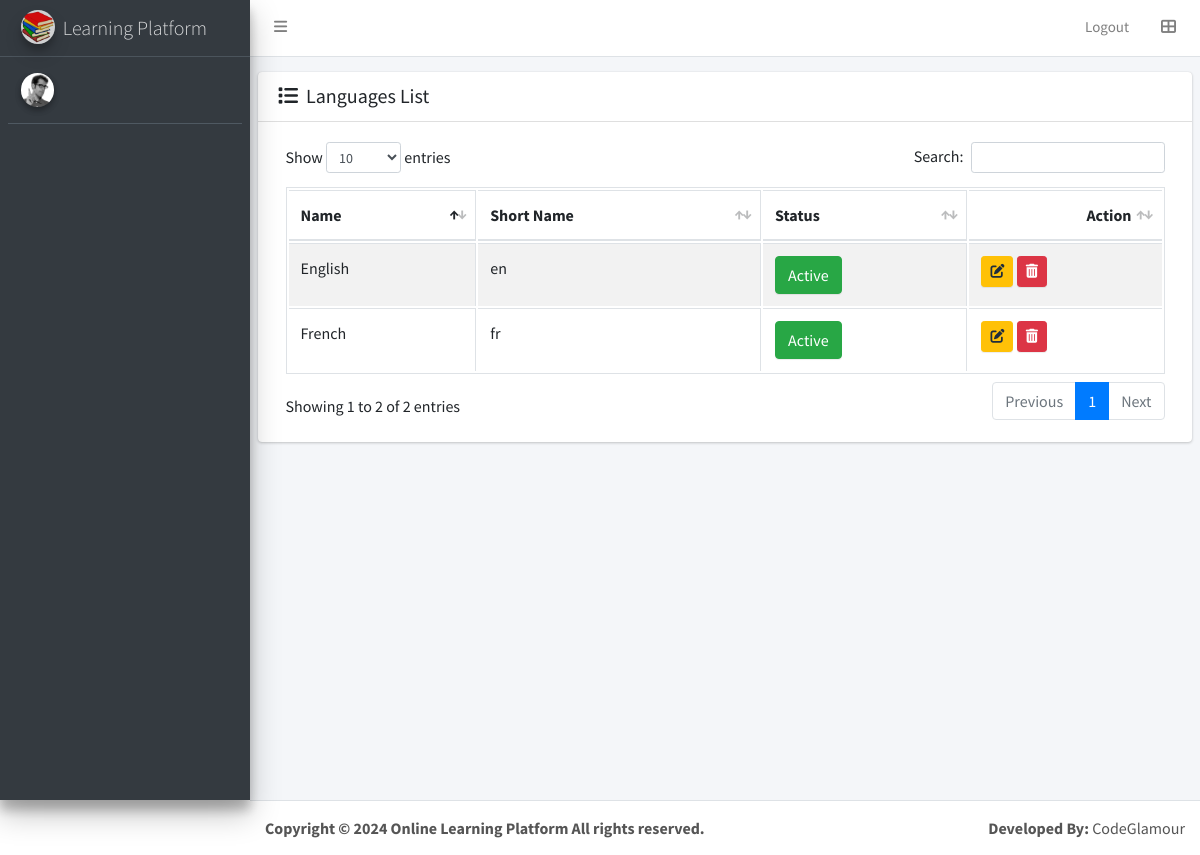
The app's page /index.php/admin/languages with its own data.
### tables this page shows
CREATE TABLE `ci_general_settings` (
  `id` int(11) NOT NULL,
  `favicon` varchar(255) DEFAULT NULL,
  `logo` varchar(255) DEFAULT NULL,
  `application_name` varchar(255) DEFAULT NULL,
  `timezone` varchar(255) DEFAULT NULL,
  `currency` varchar(100) DEFAULT NULL,
  `default_language` int(11) NOT NULL,
  `copyright` tinytext DEFAULT NULL,
  `email_from` varchar(100) NOT NULL,
  `smtp_host` varchar(255) DEFAULT NULL,
  `smtp_port` int(11) DEFAULT NULL,
  `smtp_user` varchar(50) DEFAULT NULL,
  `smtp_pass` varchar(50) DEFAULT NULL,
  `facebook_link` varchar(255) DEFAULT NULL,
  `twitter_link` varchar(255) DEFAULT NULL,
  `google_link` varchar(255) DEFAULT NULL,
  `youtube_link` varchar(255) DEFAULT NULL,
  `linkedin_link` varchar(255) DEFAULT NULL,
  `instagram_link` varchar(255) DEFAULT NULL,
  `recaptcha_secret_key` varchar(255) DEFAULT NULL,
  `recaptcha_site_key` varchar(255) DEFAULT NULL,
  `recaptcha_lang` varchar(50) DEFAULT NULL,
  `created_date` datetime DEFAULT NULL,
  `updated_date` datetime DEFAULT NULL
);

CREATE TABLE `ci_language` (
  `id` int(11) NOT NULL,
  `name` varchar(225) NOT NULL,
  `short_name` varchar(15) NOT NULL,
  `status` int(11) NOT NULL DEFAULT 1,
  `created_at` datetime DEFAULT NULL
);

### application/controllers/admin/Languages.php (called while the page is built, shortened)
<?php defined('BASEPATH') OR exit('No direct script access allowed');
class Languages extends MY_Controller {
	public function __construct()
	{
		parent::__construct();
		$this->load->model('admin/languages_model', 'languages_model');
	}
	public function index()
	{
		$data['all_languages'] = $this->languages_model->get_all_languages();
		$this->load->view('admin/includes/_header', $data);
		$this->load->view('admin/language/language_list', $data);
		$this->load->view('admin/includes/_footer', $data);
	}
}
?>

### index.php (called while the page is built, shortened)
<?php
require_once BASEPATH.'core/CodeIgniter.php';

### application/helpers/common_helper.php (called while the page is built, shortened)
<?php if ( ! defined('BASEPATH')) exit('No direct script access allowed');
function get_lang_name_by_id($id)
{
    $ci = & get_instance();
    $ci->db->where('id',$id);
    return $ci->db->get('ci_language')->row_array()['name'];
}
function trans($string)
{
    $ci =& get_instance();
    $tmp = $ci->lang->line($string);
    if( !empty($tmp) )
    	return $tmp;
    return '!'. $string . '!';
}

### application/models/admin/Setting_model.php (called while the page is built, shortened)
<?php
class Setting_model extends CI_Model
{
	public function get_general_settings(){
		$this->db->where('id', 1);
        $query = $this->db->get('ci_general_settings');
        return $query->row_array();
	}
}
?>

### application/core/MY_Controller.php (called while the page is built, shortened)
<?php
	class MY_Controller extends CI_Controller
	{
		function __construct()
		{
	        $global_data['general_settings'] = $this->setting_model->get_general_settings();
	        $this->general_settings = $global_data['general_settings'];
	        $site_language = ($this->general_settings['default_language'] != "")?$this->general_settings['default_language'] : "english";
			$language = ($this->session->userdata('site_lang') != "") ? $this->session->userdata('site_lang') : $site_language;
			$language = strtolower(get_lang_name_by_id($language));
		}
	}
?>

### application/models/admin/Languages_model.php (called while the page is built, shortened)
<?php
	class Languages_model extends CI_Model{
		public function get_all_languages(){
			$query = $this->db->get('ci_language');
			return $result = $query->result_array();
		}
	}
?>

### application/views/admin/language/language_list.php (the view, shortened to what this page needs)
<link rel="stylesheet" href="<?= base_url() ?>assets/plugins/datatables/dataTables.bootstrap4.css">
<div class="content-wrapper">
 <section class="content">
  <div class="card">
    <div class="card-header">
      <div class="d-inline-block">
        <h3 class="card-title"><i class="fa fa-list"></i>&nbsp; Languages List</h3>
      </div>
    </div>
    <div class="card-body table-responsive">
      <table id="example1" class="table table-bordered table-striped">
        <thead>
        <tr>
          <th>Name</th>
          <th>Short Name</th>
          <th>Status</th>
          <th style="width: 150px;" class="text-right">Action</th>
        </tr>
        </thead>
        <tbody>
          <?php
            $count=0; foreach($all_languages as $row):
            $status = ($row['status'] == 0)? 'Inactive': 'Active'.'<span>';
          ?>
          <tr>
            <td><?= $row['name']; ?></td>
            <td><?= $row['short_name']; ?></td>
            <td><span class="btn btn-xs btn-success" title="status"><?= $status ?><span></td>
            <td>
              <a title="Edit" class="update btn btn-sm btn-warning" href="<?= base_url('admin/languages/edit/'.$row['id'])?>"> <i class="fa fa-pencil-square-o"></i></a>
              <a title="Delete" class="delete btn btn-sm btn-danger" href="<?= base_url('admin/languages/del/'.$row['id']); ?>" > <i class="fa fa-trash-o"></i></a>
            </td>
          </tr>
          <?php endforeach; ?>
        </tbody>
      </table>
    </div>
  </div>
</section>
</div>

### application/views/admin/includes/_header.php (shortened to what this page needs)
<!DOCTYPE html>
<html>
<head>
  <link rel="stylesheet" href="<?= base_url()?>assets/plugins/font-awesome/css/font-awesome.min.css">
  <link rel="stylesheet" href="https://cdnjs.cloudflare.com/ajax/libs/font-awesome/6.5.1/css/all.min.css" />
  <link rel="stylesheet" href="https://code.ionicframework.com/ionicons/2.0.1/css/ionicons.min.css">
  <link rel="stylesheet" href="<?= base_url()?>assets/dist/css/adminlte.css">
  <link rel="stylesheet" href="<?= base_url()?>assets/plugins/iCheck/flat/blue.css">
  <link rel="stylesheet" href="<?= base_url()?>assets/plugins/morris/morris.css">
  <link rel="stylesheet" href="<?= base_url()?>assets/plugins/jvectormap/jquery-jvectormap-1.2.2.css">
  <link rel="stylesheet" href="<?= base_url()?>assets/plugins/datepicker/datepicker3.css">
  <link rel="stylesheet" href="<?= base_url()?>assets/plugins/daterangepicker/daterangepicker-bs3.css">
  <link rel="stylesheet" href="<?= base_url()?>assets/plugins/bootstrap-wysihtml5/bootstrap3-wysihtml5.min.css">
  <link rel="stylesheet" href="<?= base_url()?>assets/plugins/dropzone/dropzone.css">
</head>
<body class="hold-transition sidebar-mini <?=  (isset($bg_cover)) ? 'bg-cover' : '' ?>">
<div class="wrapper">
  <?php if(!isset($navbar)): ?>
  <nav class="main-header navbar navbar-expand bg-white navbar-light border-bottom">
    <ul class="navbar-nav">
      <li class="nav-item">
        <a class="nav-link" data-widget="pushmenu" href="#"><i class="fa fa-bars"></i></a>
      </li>
    </ul>
    <ul class="navbar-nav ml-auto">
      <li class="nav-item d-none d-sm-inline-block">
        <a href="<?= base_url('admin/auth/logout') ?>" class="nav-link"><?= trans('logout') ?></a>
      </li>
      <li class="nav-item">
        <a class="nav-link" data-widget="control-sidebar" data-slide="true" href="#"><i
            class="fa fa-th-large"></i></a>
      </li>
    </ul>
  </nav>
  <?php endif; ?>
  <?php if(!isset($sidebar)): ?>
  <?php $this->load->view('admin/includes/_sidebar'); ?>
  <?php endif; ?>

### application/views/admin/includes/_sidebar.php (shortened to what this page needs)
<aside class="main-sidebar sidebar-dark-primary elevation-4">
  <a href="<?= base_url('admin'); ?>" class="brand-link">
    <img src="<?= base_url($this->general_settings['favicon']); ?>" alt="Logo" class="brand-image img-circle elevation-3"
         style="opacity: .8">
    <span class="brand-text font-weight-light"><?= $this->general_settings['application_name']; ?></span>
  </a>
  <div class="sidebar">
    <div class="user-panel mt-3 pb-3 mb-3 d-flex">
      <div class="image">
        <img src="<?= base_url()?>assets/dist/img/user2-160x160.jpg" class="img-circle elevation-2" alt="User Image">
      </div>
      <div class="info">
      </div>
    </div>
  </div>
</aside>

### application/views/admin/includes/_footer.php (shortened to what this page needs)
<?php if(!isset($footer)): ?>
  <footer class="main-footer">
    <strong><?= $this->general_settings['copyright']; ?></strong>
    <div class="float-right d-none d-sm-inline-block">
      <b>Developed By:</b> CodeGlamour
    </div>
  </footer>
  <?php endif; ?>
</div>
</body>
</html>

### records on screen
ci_general_settings: favicon (picture), application_name "Learning Platform", copyright "Copyright © 2024 Online Learning Platform All rights reserved."
ci_language: name "English", short_name "en", status "Active"
ci_language: name "French", short_name "fr", status "Active"

### other values on screen
trans('logout') "Logout"
